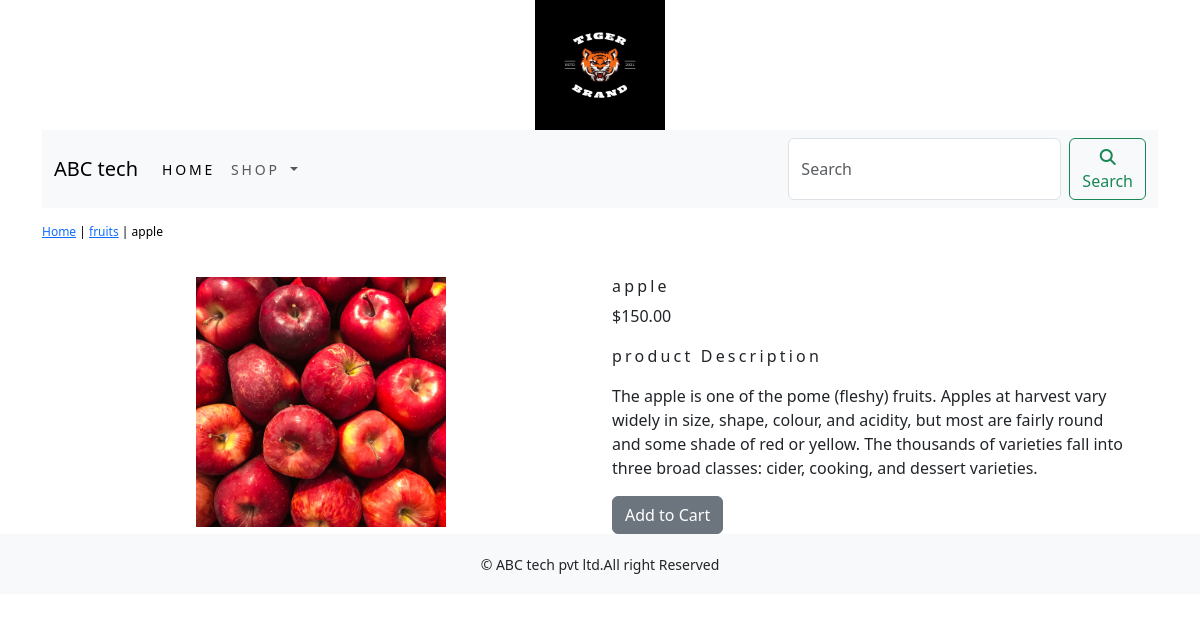
The app's page /fruits/apple/ with its own data.
### shop/models.py (models this page shows, shortened)
class Product(models.Model):
    name=models.CharField(max_length=250,unique=True)
    slug=models.SlugField(max_length=250,unique=True)
    description = models.TextField(blank=True)
    price=models.DecimalField(max_digits=10,decimal_places=2)
    category=models.ForeignKey(Category,on_delete=models.CASCADE)
    image = models.ImageField(upload_to='product', blank=True)
    stock=models.IntegerField()
    available=models.BooleanField(default=True)
    created=models.DateTimeField(auto_now_add=True)
    updated=models.DateTimeField(auto_now_add=True)
    class Meta:
        ordering=('name',)
        verbose_name='product'
        verbose_name_plural='products'

class Category(models.Model):
    name=models.CharField(max_length=250,unique=True)
    slug=models.SlugField(max_length=250,unique=True)
    description=models.TextField(blank=True)
    image=models.ImageField(upload_to='category',blank=True)
    class Meta:
        ordering=('name',)
        verbose_name='category'
        verbose_name_plural='categories'
    def get_url(self):
        return reverse('shop:products_by_category', args=[self.slug])
    def __str__(self):
            return '{}'.format(self.name)

### shop/views.py (the view)
# urls.py: path('<slug:c_slug>/<slug:product_slug>/',views.prodetail,name='procatdetail'),
def prodetail(request, c_slug, product_slug):
    try:
        product = Product.objects.get(category__slug=c_slug, slug=product_slug)
    except Exception as e:
        raise e
    return render(request, 'product.html', {'product': product})

### cart/context_processors.py (called while the page is built)
def counter(request):
    item_count=0
    if 'admin' in request.path:
        return {}
    else:
        try:
            cart=Cart.objects.filter(cart_id=_cart_id(request))
            cart_items=CartItem.objects.all().filter(cart=cart[:1])
            for cart_item in cart_items:
                item_count += cart_item.quantity
        except Cart.DoesNotExist:
            item_count =0
    return dict(item_count=item_count)

### cart/views.py (called while the page is built)
def _cart_id(request):
    cart=request.session.session_key
    if not cart:
        cart=request.session.create()
    return cart

### shop/context_processors.py (called while the page is built)
def menu_links(request):
    links=Category.objects.all()
    return dict(links=links)

### template/product.html (shortened to what this page needs)
{% extends 'base.html' %}
{% load static %}
{% block content %}
<div class="row my_prod_row_class">
    <div class="mx_auto">
        <p> <a href="{% url 'shop:allproductcat' %}">Home</a> | <a href="{{product.category.get_url}}">{{product.category}}</a> | {{product.name}} </p>
    </div>
</div>
<div class="container">
<div class="row">
    <div class="col-12 col-sm-12 col-md-12 col-lg-6 text-center">
        <div style="min-width:18rem">
            <img src="{{product.image.url}}" alt="{{product.name}}" height="250">
        </div>
    </div>
        <div class="col-12 col-sm-12 col-md-12 col-lg-6">
            <div>
            <h1 class="my_prod_title">{{product.name}}</h1>
            <p>${{product.price}}</p>
            <p class="my_title">product Description</p>
            <p class="text-justify my_prod_text">{{product.description}}</p>
            {% if product.stock <= 0 %}
            <p class="text-justify my_prod_text"><b>Out of stock</b></p>
            {% else %}
            <a class="btn btn-secondary" href="{% url 'cart:add_cart' product.id %}">Add to Cart</a>
            {% endif %}
        </div>
     </div>
    </div>
</div>
{% endblock %}

### static/css/custom.css (style rules this page uses)
body { font-family: 'Roboto', sans-serif; }
.my_title { font-size:16px; text_transform:uppercase; letter-spacing:.2em; }
.my_prod_row_class { padding-top:15px; padding-bottom:20px; }
.my_prod_row_class .mx_auto { color:#000; font-size:12px; text-decoration:none; }
.my_prod_title { font-size:16px; text_transform:uppercase; letter-spacing:.2em; padding-top:15px: padding-bottom:10px; }
.my_prod_text { padding-right:20px; }

### records on screen
Product: category "fruits", name "apple", image (picture), price "150.00", description "The apple is one of the pome (fleshy) fruits. Apples at harvest vary widely in size, shape, colour, and acidity, but most are fairly round and some shade of red or yellow. The thousands of varieties fall into three broad classes: cider, cooking, and dessert varieties."
